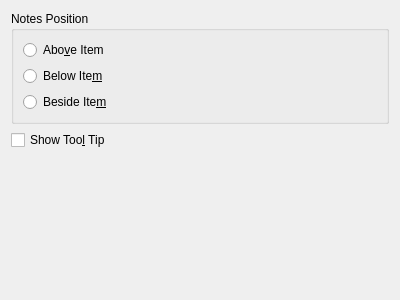
<?xml version="1.0" encoding="UTF-8"?>
<ui version="4.0">
 <class>ItemNotesSettings</class>
 <widget class="QWidget" name="ItemNotesSettings">
  <property name="geometry">
   <rect>
    <x>0</x>
    <y>0</y>
    <width>400</width>
    <height>300</height>
   </rect>
  </property>
  <layout class="QVBoxLayout" name="verticalLayout">
   <item>
    <widget class="QGroupBox" name="groupBox">
     <property name="title">
      <string>Notes Position</string>
     </property>
     <layout class="QVBoxLayout" name="verticalLayout_2">
      <item>
       <widget class="QRadioButton" name="radioButtonTop">
        <property name="text">
         <string>Abo&amp;ve Item</string>
        </property>
       </widget>
      </item>
      <item>
       <widget class="QRadioButton" name="radioButtonBottom">
        <property name="text">
         <string>Below Ite&amp;m</string>
        </property>
       </widget>
      </item>
      <item>
       <widget class="QRadioButton" name="radioButtonBeside">
        <property name="text">
         <string>Beside Ite&amp;m</string>
        </property>
       </widget>
      </item>
     </layout>
    </widget>
   </item>
   <item>
    <widget class="QCheckBox" name="checkBoxShowToolTip">
     <property name="text">
      <string>Show Too&amp;l Tip</string>
     </property>
    </widget>
   </item>
   <item>
    <spacer name="verticalSpacer">
     <property name="orientation">
      <enum>Qt::Vertical</enum>
     </property>
     <property name="sizeHint" stdset="0">
      <size>
       <width>20</width>
       <height>40</height>
      </size>
     </property>
    </spacer>
   </item>
  </layout>
 </widget>
 <resources/>
 <connections/>
</ui>
